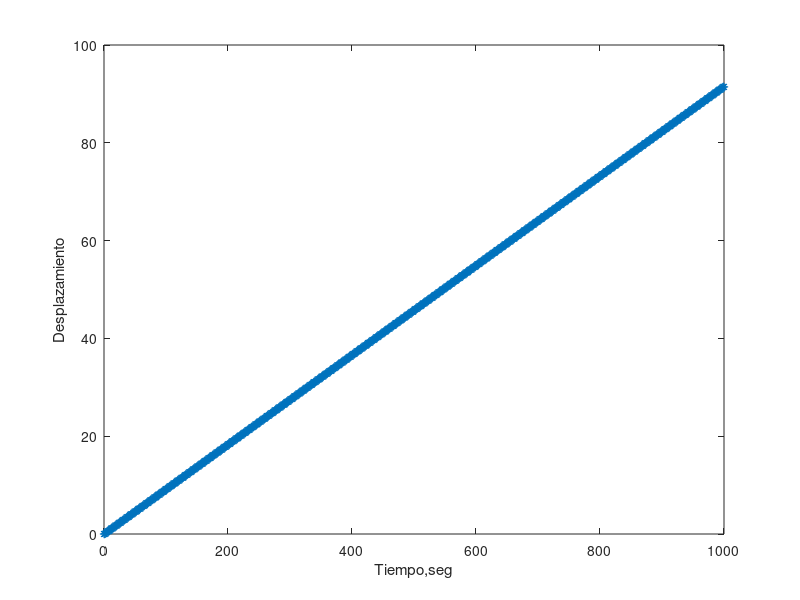

Write MATLAB code to recreate this figure.
% Autor:   Dr. Juan Jose Aranda Aboy;        Prof. Titular UNAB
%          CHILE -- CUBA ;                   3 de Noviembre de 2008 
%
clear all, close all
mpm = 10;
Kef = 1;
Apm=[0,1;0,0];
Bpm=[0;Kef/mpm];
Cpm=[1,0];
Dpm = 0;
hpm=ss(Apm,Bpm,Cpm,Dpm)
Ts=1;
hpmd=c2d(hpm,Ts)
n=[0:1000];
w0=1;
vpm=sin(w0*Ts*n);
ypm=lsim(hpmd,vpm);
plot(n*Ts,ypm,'*')
xlabel('Tiempo,seg'), ylabel('Desplazamiento')